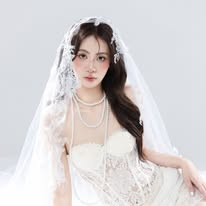
#> input picture docs/research/merci/drive-source/01_825267460_122211991814547948_1307172720361554038_n.jpg, 206 x 206 px
$ python -i build-merci-assets.py   (imports and definitions only)
#> lines starting #> are read from the running program, lines starting #| are printed output that depends on the picture; after the words box and inside, x2 and y2 are one past the last pixel; in counts of white or black regions, pixels touching at a corner belong together
#> further down, picture is the input picture: PIL image 206x206 RGB; mean R, G, B 213.8, 210.2, 211
"""Build MERCI studio web assets from the raw photo downloads.

Reads  docs/research/merci/drive-originals/*.jpg           (full-size originals, 1366 x 2048 and 2000 x 2000 sheets)
       docs/research/merci/originals-map.json              (which original replaces which thumbnail, see match-originals.py)
       docs/research/merci/facebook-photos/NNN_photo.jpg   (206 px thumbnails, NNN = Facebook Photos tab position, newest first)
       docs/research/merci/drive-source/NN_*.jpg           (only the Drive photos that are not on Facebook)
Writes public/sites/merci/concepts/<slug>/<slug>-NN.jpg
       public/sites/merci/logo.png, src/app/icon.png
       src/data/concept-images.generated.json
       docs/research/merci/photo-classification.md

Grouping has two levels. A *set* (bo anh) is one shoot: same outfit, backdrop and person. A *concept* is the
theme the site shows on one page; it holds one or more sets. Both are written down in CONCEPTS below.

Collage sheets (3 x 2 tiles with a caption strip) are split into six tiles: about 68 x 97 px from a thumbnail,
about 660 x 940 px from an original. Thumbnail tiles are far too small for the AI upscaler to be trustworthy, so a
concept uses tiles only when no single photos exist for it.

Resolution: a frame with a full-size original uses the original (long edge capped at MAX_LONG_EDGE). The rest are
small (206 px) and, with SHARP_ONLY on (default), are not shown at all: photo-classification.md lists what still needs
an original. With SHARP_ONLY off they are enlarged instead: when tools/realesrgan/ holds Real-ESRGAN (ncnn-vulkan, see
tools/README.md) every frame below TARGET_LONG_EDGE goes through it and is blended back with a plain Lanczos resize,
otherwise it falls back to Lanczos + unsharp mask. More originals: download them, run match-originals.py, re-run.

Usage: python scripts/build-merci-assets.py
"""
from __future__ import annotations

import hashlib
import json
import math
import os
import shutil
import subprocess
import sys
from pathlib import Path

import numpy as np
from PIL import Image, ImageFilter

ROOT = Path(__file__).resolve().parent.parent
DRIVE = ROOT / "docs" / "research" / "merci" / "drive-source"
FB = ROOT / "docs" / "research" / "merci" / "facebook-photos"
ORIGINALS = ROOT / "docs" / "research" / "merci" / "drive-originals"
ORIGINALS_MAP = ROOT / "docs" / "research" / "merci" / "originals-map.json"
OUT = ROOT / "public" / "sites" / "merci"
MANIFEST = ROOT / "src" / "data" / "concept-images.generated.json"
REPORT = ROOT / "docs" / "research" / "merci" / "photo-classification.md"
CACHE = ROOT / "temp" / "upscale-cache"
ESRGAN_DIR = ROOT / "tools" / "realesrgan"

TARGET_LONG_EDGE = 900
MAX_LONG_EDGE = 1600  # originals are shrunk to this; the site never shows a photo larger than a retina screen needs
MAX_UPSCALE = 4
# The site only shows sharp photos: a frame that has no full-size original (only a 206 px thumbnail, even AI-upscaled)
# is left out until its original arrives. Set SHARP_ONLY = False to show those upscaled instead.
SHARP_ONLY = True
MIN_PHOTOS = 4  # a concept with fewer sharp photos stays hidden
ESRGAN_MIX = 0.7  # share of the AI result in the final pixel; the rest is a plain Lanczos resize
JPEG_QUALITY = 84

# A source is ("fb", first, last) = singles first..last of the Facebook folder,
#             ("fbc", n)          = collage sheet n of the Facebook folder (6 tiles),
#             ("dr", "NN")        = one Drive photo,
#             ("or", "prefix")    = an original in drive-originals/ that has no thumbnail (file name starts with prefix_).
Ref = tuple
Sets = list[tuple[str, list[Ref]]]

# Exact or near duplicates found by comparing every pair (value = the copy that is kept).
DUPLICATES = {
    "fb:422": "fb:418", "fb:088": "fb:081",
    "fbc:391": "fbc:079", "fbc:392": "fbc:070", "fbc:393": "fbc:078", "fbc:394": "fbc:075",
    "fbc:397": "fbc:076", "fbc:399": "fbc:072", "fbc:401": "fbc:064", "fbc:402": "fbc:063",
    "fbc:404": "fbc:065", "fbc:405": "fbc:066", "fbc:406": "fbc:067", "fbc:407": "fbc:069",
    "fbc:408": "fbc:068",
    "dr:33": "dr:32",
}
# Collage sheets whose shoot also has single photos: tiles are left out, the concept shows the singles.
# Matched by eye (same outfit, props and backdrop), so treat as a good guess.
FOLDED_SHEETS = {
    66: "hong-phan-bong-bay", 67: "sinh-nhat-bong-so", 72: "lily-hong-quan-jeans", 75: "gau-bong-net-ve",
    76: "non-coi-vintage", 78: "lily-gang-ren", 79: "vay-do-be-thuy-tinh", 390: "street-den",
    395: "no-ruy-bang", 396: "lily-vay-trang",
}

# Order here is the order of the home grid: light and dark shoots alternate.
CONCEPTS: dict[str, Sets] = {
    "lily-voan-trang": [("Voan ren, corset, ngọc trai", [("fb", 11, 20), ("fb", 30, 39)])],
    "dem-tuyet-hoc-duong": [("Áo thủy thủ, blazer, đèn lồng (2 ảnh ghép)", [("fbc", 8), ("fbc", 9)])],
    "nang-kem-mu-moc": [("Mũ móc, váy lanh, phông vàng kem (Drive)", [("dr", "26"), ("dr", "30"), ("dr", "34"), ("dr", "36")])],
    "thien-than-canh-den": [("Cánh đen, váy dây, giày cao gót", [("fb", 410, 423)])],
    "cuc-vang-nen-xanh": [
        ("Khăn caro, tóc ngắn, nền xanh", [("fb", 89, 99)]),
        ("Khăn caro, tóc xoăn, nền xanh", [("fb", 243, 252)]),
    ],
    "blazer-den": [
        ("Blazer đen, tóc nâu dài, nền trắng xám", [("fb", 123, 132)]),
        ("Blazer đen, nơ voan, ghế kim loại", [("fb", 143, 152)]),
    ],
    "hong-phan-bong-bay": [("Bóng hồng, tai nai, bóng nắng cửa sổ", [("fb", 133, 142)])],
    "do-nen-do": [("Nền đỏ, váy đen, hoa hồng đỏ", [("fb", 221, 228)])],
    "nen-hong-non-coi": [("Phông hồng, nón cói, váy tulle xanh mint", [("or", "782018454"), ("or", "785365100"), ("or", "786071279"), ("or", "786166952"), ("or", "786467918"), ("or", "786564723"), ("or", "787308226")])],
    "xuan-sac-hoa-dao": [("Áo voan, hoa cài tóc, nền olive (Drive)", [("dr", "27"), ("dr", "28"), ("dr", "29"), ("dr", "37"), ("dr", "46")])],
    "bong-den-ca-tinh": [("Váy đen, chùm bóng đen (2 ảnh ghép)", [("fbc", 62), ("fbc", 65)])],
    "thien-than-canh-trang": [
        ("Cánh trắng, nền xám, nghiêng mặt", [("fb", 50, 59)]),
        ("Cánh trắng, váy ngắn, nền xám", [("fb", 351, 360)]),
        ("Cánh trắng, nền đen", [("fb", 435, 448)]),
    ],
    "ao-long-nau": [("Áo khoác lông nâu, đồ đen, nền xám", [("fb", 100, 122)])],
    "sinh-nhat-bong-so": [("Bóng số 25, mũ lưỡi trai xanh", [("fb", 173, 180)])],
    "non-coi-vintage": [
        ("Nón cói, váy trắng, ghế gỗ, mèo", [("fb", 263, 274)]),
        ("Nón cói, váy mini, chó poodle", [("fb", 295, 302)]),
    ],
    "vuong-mien-bong-den": [("Vương miện, bóng đen (4 ảnh ghép)", [("fbc", 63), ("fbc", 69), ("fbc", 403), ("fbc", 409)])],
    "sage-bang-do-hoa": [("Băng đô hoa, nền xanh sage, bể kính", [("fb", 163, 172)])],
    "street-den": [("Streetwear đen, mũ lưỡi trai, nền trắng", [("fb", 331, 340)])],
    "lily-vay-trang": [
        ("Váy dây trắng, lily, tường xám", [("fb", 80, 87)]),
        ("Váy kem, lily, nền xám", [("fb", 361, 371)]),
    ],
    "vay-do-be-thuy-tinh": [("Váy voan đỏ, nền kem, bể thủy tinh", [("fb", 40, 49)])],
    "hoa-trang-nang-be": [("Hoa trắng, áo hai dây kem, nắng tường be", [("fb", 287, 294)])],
    "cap-doi-ao-den": [("Vest đen, váy đen, hoa baby", [("fb", 253, 262)])],
    "no-ruy-bang": [
        ("Nơ ruy băng xanh cobalt", [("fb", 181, 188)]),
        ("Ruy băng kem, bánh nhỏ", [("fb", 229, 236)]),
    ],
    "so-28-hoc-duong": [("Bóng số 28, đồng phục (ảnh ghép)", [("fbc", 68)])],
    "len-kem-tre-vai": [
        ("Áo len trễ vai, tóc búi, nền be", [("fb", 189, 200)]),
        ("Áo len trễ vai, mái thưa, hoa đồng tiền hồng", [("fb", 211, 220)]),
    ],
    "mu-long-dem-dong": [("Mũ lông nâu, tuyết bokeh (ảnh ghép)", [("fbc", 5)])],
    "vang-chanh": [("Váy vàng, chanh, bể kính", [("fb", 341, 350)])],
    "tat-luoi-ao-khoac": [("Blazer, tất lưới, nơ đỏ (2 ảnh ghép)", [("fbc", 70), ("fbc", 398)])],
    "cap-doi-so-mi-trang": [("Sơ mi trắng, bé cún, bóng nắng cửa sổ", [("fb", 275, 286)])],
    "doi-bong-den": [("Blazer, cà vạt, bóng đen", [("fb", 372, 381)])],
    "mong-mo-bong-trang": [("Bóng trắng, váy xếp tầng, hạt sao (2 ảnh ghép)", [("fbc", 60), ("fbc", 64)])],
    "toc-thang-ao-den": [("Áo đen, tóc thẳng dài, nền trắng", [("fb", 424, 434)])],
    "gau-bong-net-ve": [("Gấu bông, mèo xám, nét vẽ màu", [("fb", 153, 162)])],
    "giang-sinh": [("Đỏ len, áo khoác nâu cây thông, đen bạc (3 ảnh ghép)", [("fbc", 1), ("fbc", 2), ("fbc", 6)])],
    "long-trang-tuyet": [("Mũ lông trắng, khăn len, tuyết (2 ảnh ghép)", [("fbc", 3), ("fbc", 10)])],
    "ao-len-do-bob": [("Áo len đỏ, tóc bob (ảnh ghép)", [("fbc", 400)])],
    "cuc-hoa-mi": [("Khăn họa tiết hoa nhí, cúc họa mi (Drive)", [("dr", "42"), ("dr", "44"), ("dr", "45"), ("dr", "48")])],
    "vay-den-banh-trang": [("Váy đen, ngọc trai, bánh kem trắng", [("fb", 382, 389)])],
    "lily-gang-ren": [("Lily, găng ren, quần jeans, rèm xanh trắng", [("fb", 21, 29)])],
    "hai-nguoi": [
        ("Hai người, blazer đen và nâu", [("fb", 201, 210)]),
        ("Hai người, áo trắng quần đen", [("fb", 237, 242)]),
    ],
    "khan-len-sac-mau": [("Khăn xanh cobalt; mũ khăn đỏ, ô đỏ (2 ảnh ghép)", [("fbc", 4), ("fbc", 7)])],
    "lily-hong-quan-jeans": [("Crop top trắng, jeans, lily hồng", [("fb", 321, 330)])],
    "bau-xinh": [
        ("Bướm cam, phông xanh rêu đậm", [("fb", 303, 312)]),
        ("Crop top xám nhạt, jeans", [("fb", 313, 320)]),
    ],
    "tiem-an-vat-xanh": [("Sơ mi sọc xanh, snack, bánh sừng bò (ảnh ghép)", [("fbc", 74)])],
    "thu-vang-doi-ta": [("Lá khô, áo len kem, bịt tai lông (Drive)", [("dr", "32"), ("dr", "35"), ("dr", "47")])],
    "tao-do-ao-trang": [("Áo phồng tay trắng, táo đỏ (ảnh ghép)", [("fbc", 71)])],
    "sinh-nhat-am-ap": [("Áo len trễ vai, mũ sinh nhật, bánh nến (ảnh ghép)", [("fbc", 61)])],
    "cong-chua-du-hoa": [("Váy tulle kem, dù cài hoa, lily hồng (2 ảnh ghép)", [("fbc", 73), ("fbc", 77)])],
    "nang-som-can-mat": [("Cận mặt, ánh sáng ấm (Drive)", [("dr", "24"), ("dr", "25"), ("dr", "31"), ("dr", "39")])],
}

# Sheet geometry as fractions of the 206 px square sheet (measured on all sheets).
COL_EDGES = [(0.0, 68 / 206), (69 / 206, 137 / 206), (138 / 206, 1.0)]
ROW_EDGES = [(0.0, 97 / 206), (109 / 206, 1.0)]


# [12 lines left out: functions fb_path, drive_path, not called in this run]


def trim_white(im: Image.Image, thr: int = 246, max_frac: float = 0.03) -> Image.Image:
    """Cut the white gutter slivers off a tile. Never more than max_frac per side: a white studio backdrop is
    part of the photo, trimming it would change the framing."""
    a = np.asarray(im.convert("RGB"))
    keep = a.min(axis=2) < thr
    rows = np.where(keep.mean(axis=1) > 0.04)[0]
    cols = np.where(keep.mean(axis=0) > 0.04)[0]
    if len(rows) == 0 or len(cols) == 0:
        return im
    h, w = keep.shape
    top, bottom = min(rows[0], round(h * max_frac)), max(rows[-1] + 1, h - round(h * max_frac))
    left, right = min(cols[0], round(w * max_frac)), max(cols[-1] + 1, w - round(w * max_frac))
    return im.crop((left, top, right, bottom))


def split_collage(im: Image.Image) -> list[Image.Image]:
    w, h = im.size
#> w = 206; h = 206
    # the fractions were measured on 206 px sheets (+-0.5 px); on a 2000 px sheet widen each box a little,
    # the gutters (about 10 px) and trim_white take care of the overlap
    m = round(w * 0.0015) if w > 400 else 0
#> m = 0
    tiles = []
    for y0, y1 in ROW_EDGES:
        for x0, x1 in COL_EDGES:
            box = (max(0, round(x0 * w) - m), max(0, round(y0 * h) - m), min(w, round(x1 * w) + m), min(h, round(y1 * h) + m))
            tiles.append(trim_white(im.crop(box)))
#> this loop made 2 passes
#> pass 1, in trim_white, `a = np.asarray(im.convert("RGB"))`:
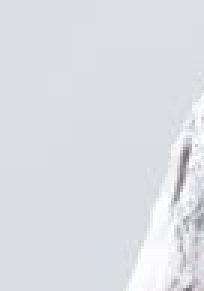
#> a: shape (97, 68, 3) (shown 3 times larger); mean R, G, B 220.5, 222.6, 227.5
#> pass 1, in trim_white, `keep = a.min(axis=2) < thr`:
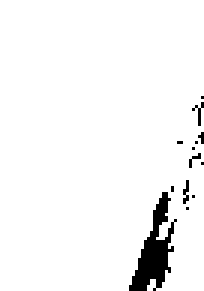
#> keep: shape (97, 68) bool (shown 3 times larger); 96% white; 13 black regions (12 under 20 px), largest, box (x1, y1, x2, y2) and area: (43, 64, 59, 97) 224
#> pass 1, in trim_white (call 2), `a = np.asarray(im.convert("RGB"))`:
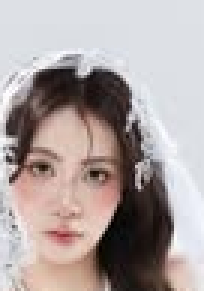
#> a: shape (97, 68, 3) (shown 3 times larger); mean R, G, B 172.8, 161.8, 160.4
#> pass 1, in trim_white (call 2), `keep = a.min(axis=2) < thr`:
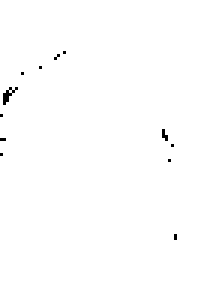
#> keep: shape (97, 68) bool (shown 3 times larger); 99.5% white; black in thin lines or dots, all inside (x1, y1, x2, y2) = (0, 17, 59, 80)
#> after the loop, tiles = 6 items
    return tiles


try:
    ORIGINAL_OF: dict[str, str] = json.loads(ORIGINALS_MAP.read_text(encoding="utf-8"))
except FileNotFoundError:
    ORIGINAL_OF = {}


# [77 lines left out: functions original_path, expand, cap_long_edge, esrgan_exe, nvidia_icd, run_esrgan, not called in this run]


def plain_resize(im: Image.Image, factor: int) -> Image.Image:
    return im.resize((im.width * factor, im.height * factor), Image.LANCZOS)


def fallback_upscale(im: Image.Image, factor: int) -> Image.Image:
    return plain_resize(im, factor).filter(ImageFilter.UnsharpMask(radius=1.4, percent=55, threshold=2))


def factor_for(im: Image.Image) -> int:
    return min(MAX_UPSCALE, max(1, math.ceil(TARGET_LONG_EDGE / max(im.size))))


# [167 lines left out: functions frame_key, upscale_all, build_logo, short_ref, compress_labels, write_report, not called in this run]


# ---------------------------------------------------------------- main

Frame = tuple[str, int, str, Image.Image, bool]  # slug, set number, source label, image, is a full-size original


# [65 lines left out: function main, not called in this run]


# [2 lines not run here, left out]

>>> from PIL import Image
>>> picture = Image.open('../docs/research/merci/drive-source/01_825267460_122211991814547948_1307172720361554038_n.jpg')
>>> result = split_collage(picture)
#> result = 6 items
